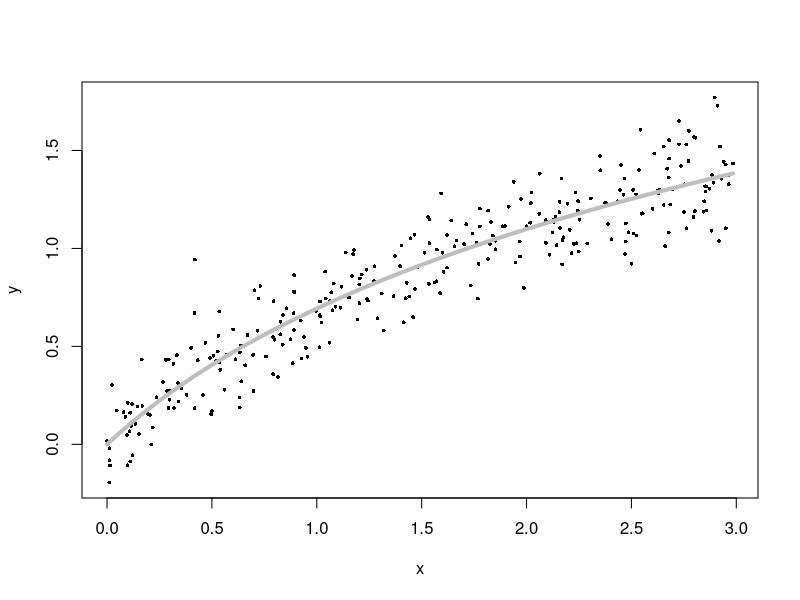
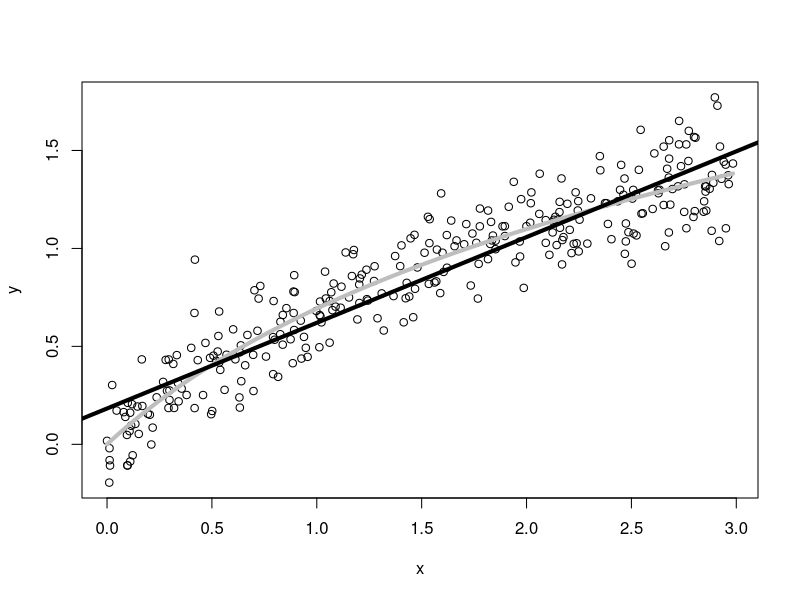
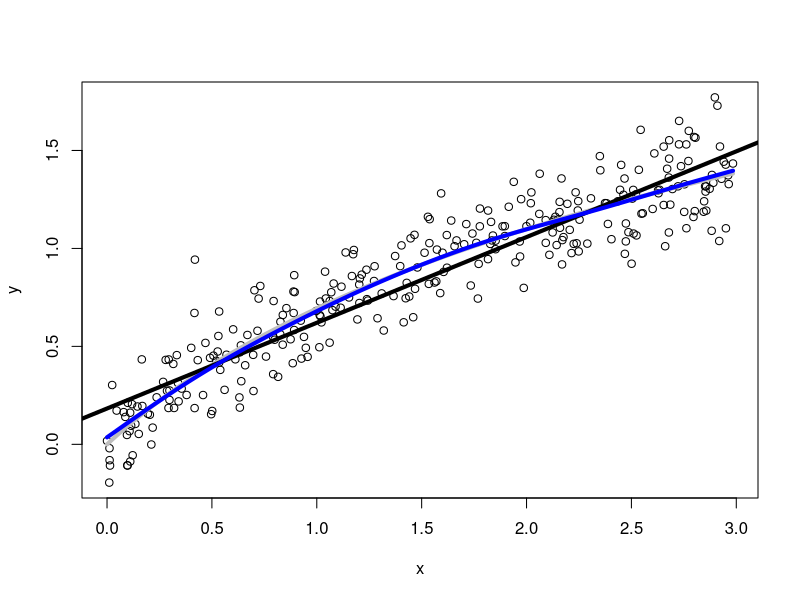
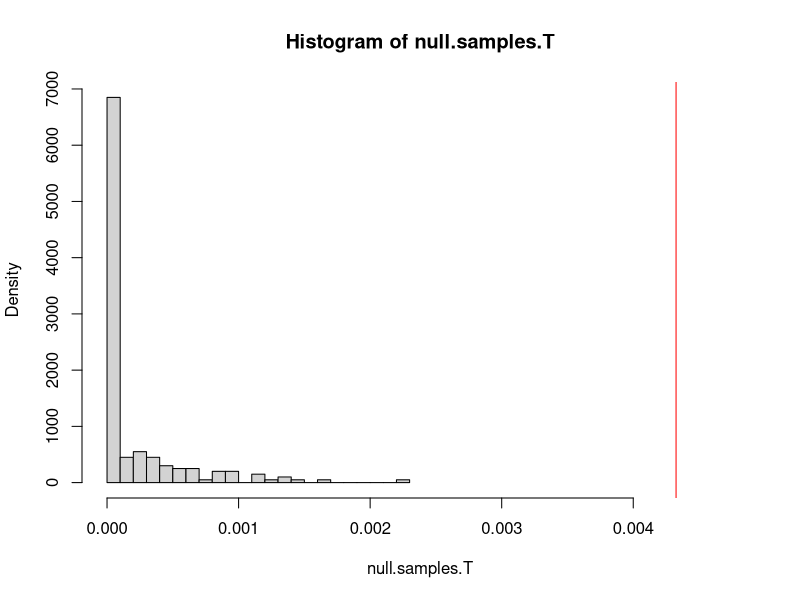
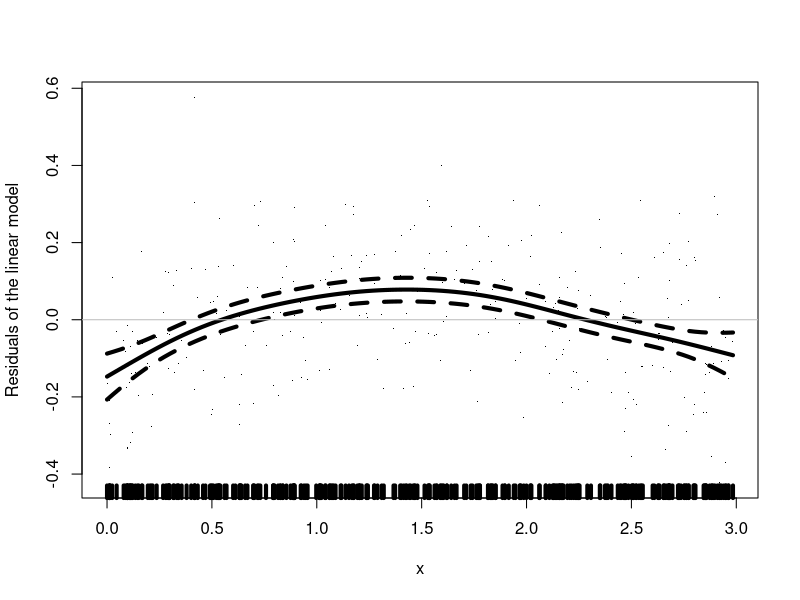
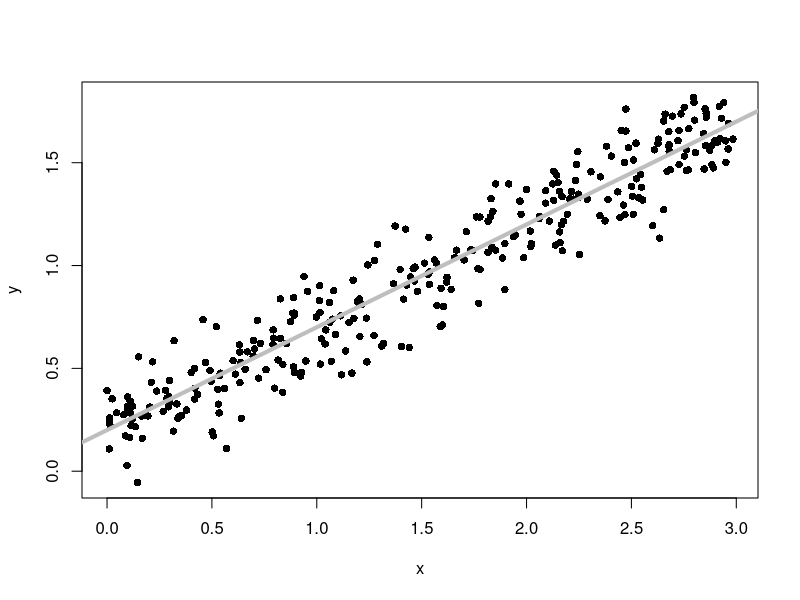
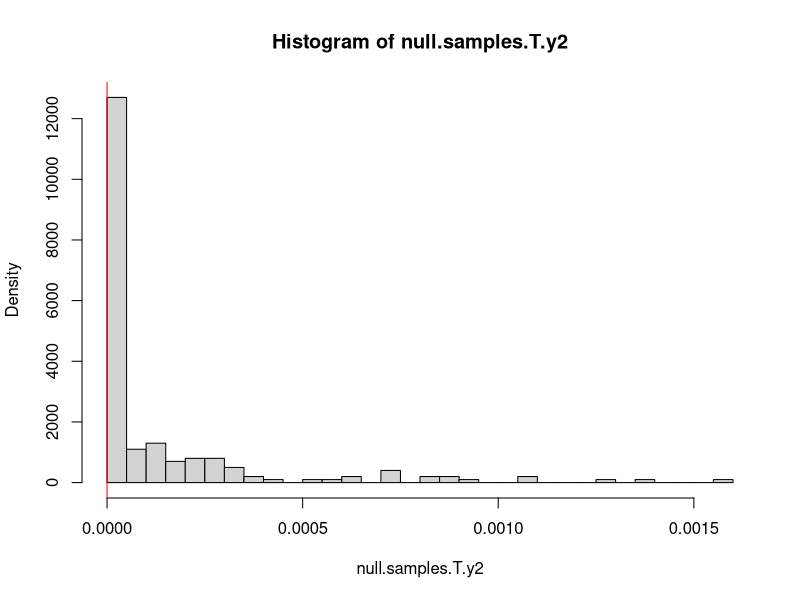

R code for these plots, in order:
## ---- chunk 1
x <- sort(runif(300, 0, 3))
## ---- chunk 2
yg <- log(x+1) + rnorm(length(x), 0, 0.15)
## ---- chunk 3
gframe <- data.frame(x=x, y=yg)
## ---- chunk 4
plot(y~x, data=gframe, xlab="x", ylab="y", pch=16, cex=0.5)
curve(log(1+x), col="grey", add=TRUE, lwd=4)
## ---- chunk 5
glinfit <- lm(y~x, data=gframe)
print(summary(glinfit), signif.stars=FALSE, digits=2)
plot(x, yg, xlab="x", ylab="y")
curve(log(1+x), col="grey", add=TRUE, lwd=4)
abline(glinfit, lwd=4)
## ---- chunk 6
mse.residuals <- function(model) { mean(residuals(model)^2) }
## ---- chunk 7
library(mgcv)
## ---- chunk 8
gnpr <- gam(y~s(x),data=gframe)
## ---- chunk 9
plot(x,yg,xlab="x",ylab="y")
curve(log(1+x),col="grey",add=TRUE,lwd=4)
abline(glinfit, lwd=4)
lines(x,fitted(gnpr),col="blue",lwd=4)
## ---- chunk 10
t.hat <- mse.residuals(glinfit) - mse.residuals(gnpr)
## ---- chunk 11
sim.lm <- function(linfit, test.x) {
  n <- length(test.x)
  sim.frame <- data.frame(x=test.x)
  sigma <- sqrt(mse.residuals(linfit))  # There are other ways to get sigma
  y.sim <- predict(linfit,newdata=sim.frame)
  y.sim <- y.sim + rnorm(n,0,sigma)
  sim.frame <- data.frame(sim.frame,y=y.sim)
  return(sim.frame)
}
## ---- chunk 12
calc.T <- function(df) {
  MSE.p <- mse.residuals(lm(y~x,data=df))
  MSE.np <- mse.residuals(gam(y~s(x),data=df))
  return(MSE.p - MSE.np)
}
## ---- chunk 13
calc.T(sim.lm(glinfit,x))
## ---- chunk 14
null.samples.T <- replicate(200,calc.T(sim.lm(glinfit,x)))
## ---- chunk 15
sum(null.samples.T > t.hat)
## ---- chunk 16
hist(null.samples.T,n=31,xlim=c(min(null.samples.T),1.1*t.hat),probability=TRUE)
abline(v=t.hat, col="red")
## ---- chunk 17
plot(gam(residuals(glinfit) ~ s(x)),residuals=TRUE,
  lwd=4,ylab="Residuals of the linear model")
abline(h=0,col="grey")
## ---- chunk 18
y2 <- 0.2+0.5*x + rnorm(length(x),0,0.15)
  # Why don't I have to make up x values again?
y2.frame <- data.frame(x=x,y=y2)
plot(x,y2,xlab="x",ylab="y",pch=16)
abline(0.2,0.5,col="grey",lwd=4)
## ---- chunk 19
y2.fit <- lm(y~x,data=y2.frame)
null.samples.T.y2 <- replicate(200,calc.T(sim.lm(y2.fit,x)))
t.hat2 <- calc.T(y2.frame)
hist(null.samples.T.y2,n=31,probability=TRUE)
abline(v=t.hat2, col="red")
